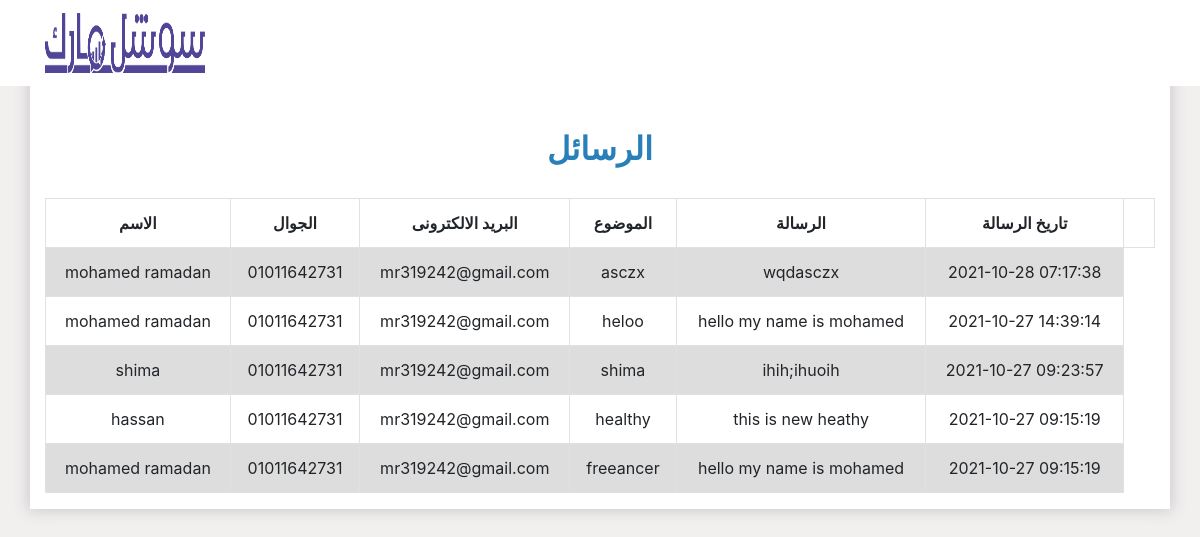
/admin/message.php (signed in), run on the app's committed database.
### tables this page shows
CREATE TABLE `info` (
  `info_id` int(11) NOT NULL,
  `info_name` varchar(200) NOT NULL,
  `info_mobile` varchar(100) NOT NULL,
  `info_email` varchar(200) NOT NULL,
  `info_store` varchar(300) NOT NULL,
  `info_info` varchar(300) NOT NULL,
  `info_date` timestamp NOT NULL DEFAULT CURRENT_TIMESTAMP
);

### admin/message.php (the view, shortened to what this page needs)
<?php
if (isset($_SESSION["admin"])) {
	include "init.php";?>
	<body class="car_page">
<?php
    $stmt = $connect->prepare("SELECT * FROM info ORDER BY info_id DESC");
    $stmt->execute();
    $count = $stmt->rowCount();
    $allserv = $stmt->fetchall();
    if ($count > 0) {?>
    		<div class="container report">
    			<h2 class="text-center"> الرسائل </h2>
    			<div class="table-responsive">
    				<table class="table table-bordered text-center">
    						<tr>
    							<th> الاسم </th>
                                <th>الجوال</th>
    							<th>البريد الالكترونى</th>
    							<th>الموضوع</th>
                                <th>الرسالة</th>
                                <th>تاريخ الرسالة</th>
                                <th> &nbsp; </th>
    						</tr>
    						<?php
    						foreach ($allserv as $serv) {?>
    							<tr>
    							<td> <?php echo $serv["info_name"]; ?> </td>
    							<td> <?php echo $serv["info_mobile"]; ?> </td>
                                <td> <?php echo $serv["info_email"]; ?> </td>
                                <td> <?php echo $serv["info_store"]; ?> </td>
                                <td> <?php echo $serv["info_info"]; ?> </td>
                                    <td> <?php echo $serv["info_date"]; ?> </td>
    						</tr>
                           <?php
    						}}
    						?>
    				</table>
    			</div>
    		</div>
   <?php
    }
     else{?>
    	<div class="container">
    		<h2 class="text-center"> No Message </h2>
    	</div>
    	<?php
    }
	include $tem . "footer.php";
 ?>

### admin/themes/css/back_design.css (style rules this page uses)
.car_page { background-color: #f2efef; }
.report { background-color: #fff; padding-top: 130px; box-shadow: 0px 0px 14px 2px #ccc; }
.table tr:nth-child(even) { background-color: #ddd; }
.report h2 { color: #2980b9; margin-bottom: 30px; font-weight: bold; }

### data on the page
info: info_name "mohamed ramadan", info_mobile "01011642731", info_email "mr319242@gmail.com", info_store "asczx", info_info "wqdasczx", info_date "2021-10-28 07:17:38"
info: info_name "mohamed ramadan", info_mobile "01011642731", info_email "mr319242@gmail.com", info_store "heloo", info_info "hello my name is mohamed", info_date "2021-10-27 14:39:14"
info: info_name "shima", info_mobile "01011642731", info_email "mr319242@gmail.com", info_store "shima", info_info "ihih;ihuoih", info_date "2021-10-27 09:23:57"
info: info_name "hassan", info_mobile "01011642731", info_email "mr319242@gmail.com", info_store "healthy", info_info "this is new heathy", info_date "2021-10-27 09:15:19"
info: info_name "mohamed ramadan", info_mobile "01011642731", info_email "mr319242@gmail.com", info_store "freeancer", info_info "hello my name is mohamed", info_date "2021-10-27 09:15:19"
